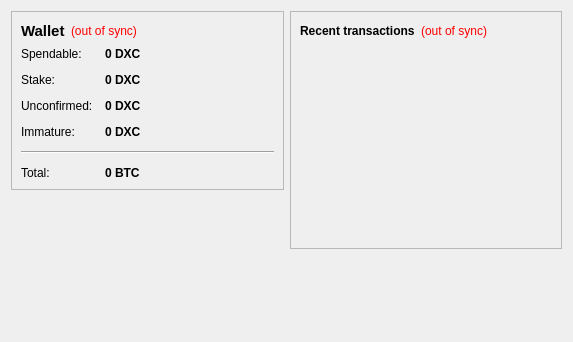
<?xml version="1.0" encoding="UTF-8"?>
<ui version="4.0">
 <class>OverviewPage</class>
 <widget class="QWidget" name="OverviewPage">
  <property name="geometry">
   <rect>
    <x>0</x>
    <y>0</y>
    <width>573</width>
    <height>342</height>
   </rect>
  </property>
  <property name="windowTitle">
   <string>Form</string>
  </property>
  <layout class="QHBoxLayout" name="horizontalLayout" stretch="1,1">
   <item>
    <layout class="QVBoxLayout" name="verticalLayout_2">
     <item>
      <widget class="QFrame" name="frame">
       <property name="frameShape">
        <enum>QFrame::StyledPanel</enum>
       </property>
       <property name="frameShadow">
        <enum>QFrame::Raised</enum>
       </property>
       <layout class="QVBoxLayout" name="verticalLayout_4">
        <item>
         <layout class="QHBoxLayout" name="horizontalLayout_4">
          <item>
           <widget class="QLabel" name="label_5">
            <property name="font">
             <font>
              <pointsize>11</pointsize>
              <weight>75</weight>
              <bold>true</bold>
             </font>
            </property>
            <property name="text">
             <string>Wallet</string>
            </property>
           </widget>
          </item>
          <item>
           <widget class="QLabel" name="labelWalletStatus">
            <property name="toolTip">
             <string>The displayed information may be out of date. Your wallet automatically synchronizes with the DevilCoin network after a connection is established, but this process has not completed yet.</string>
            </property>
            <property name="styleSheet">
             <string notr="true">QLabel { color: red; }</string>
            </property>
            <property name="text">
             <string notr="true">(out of sync)</string>
            </property>
            <property name="alignment">
             <set>Qt::AlignLeading|Qt::AlignLeft|Qt::AlignVCenter</set>
            </property>
           </widget>
          </item>
          <item>
           <spacer name="horizontalSpacer_2">
            <property name="orientation">
             <enum>Qt::Horizontal</enum>
            </property>
            <property name="sizeHint" stdset="0">
             <size>
              <width>40</width>
              <height>20</height>
             </size>
            </property>
           </spacer>
          </item>
         </layout>
        </item>
        <item>
         <layout class="QFormLayout" name="formLayout_2">
          <property name="fieldGrowthPolicy">
           <enum>QFormLayout::AllNonFixedFieldsGrow</enum>
          </property>
          <property name="horizontalSpacing">
           <number>12</number>
          </property>
          <property name="verticalSpacing">
           <number>12</number>
          </property>
          <item row="0" column="0">
           <widget class="QLabel" name="label">
            <property name="text">
             <string>Spendable:</string>
            </property>
           </widget>
          </item>
          <item row="0" column="1">
           <widget class="QLabel" name="labelBalance">
            <property name="font">
             <font>
              <weight>75</weight>
              <bold>true</bold>
             </font>
            </property>
            <property name="cursor">
             <cursorShape>IBeamCursor</cursorShape>
            </property>
            <property name="toolTip">
             <string>Your current spendable balance</string>
            </property>
            <property name="text">
             <string notr="true">0 DXC</string>
            </property>
            <property name="textInteractionFlags">
             <set>Qt::LinksAccessibleByMouse|Qt::TextSelectableByKeyboard|Qt::TextSelectableByMouse</set>
            </property>
           </widget>
          </item>
          <item row="1" column="0">
           <widget class="QLabel" name="label_6">
            <property name="text">
             <string>Stake:</string>
            </property>
           </widget>
          </item>
          <item row="1" column="1">
           <widget class="QLabel" name="labelStake">
            <property name="font">
             <font>
              <weight>75</weight>
              <bold>true</bold>
             </font>
            </property>
            <property name="cursor">
             <cursorShape>IBeamCursor</cursorShape>
            </property>
            <property name="toolTip">
             <string>Total of coins that was staked, and do not yet count toward the current balance</string>
            </property>
            <property name="text">
             <string notr="true">0 DXC</string>
            </property>
            <property name="textInteractionFlags">
             <set>Qt::LinksAccessibleByMouse|Qt::TextSelectableByKeyboard|Qt::TextSelectableByMouse</set>
            </property>
           </widget>
          </item>
          <item row="2" column="0">
           <widget class="QLabel" name="label_3">
            <property name="text">
             <string>Unconfirmed:</string>
            </property>
           </widget>
          </item>
          <item row="2" column="1">
           <widget class="QLabel" name="labelUnconfirmed">
            <property name="font">
             <font>
              <weight>75</weight>
              <bold>true</bold>
             </font>
            </property>
            <property name="cursor">
             <cursorShape>IBeamCursor</cursorShape>
            </property>
            <property name="toolTip">
             <string>Total of transactions that have yet to be confirmed, and do not yet count toward the current balance</string>
            </property>
            <property name="text">
             <string notr="true">0 DXC</string>
            </property>
            <property name="textInteractionFlags">
             <set>Qt::LinksAccessibleByMouse|Qt::TextSelectableByKeyboard|Qt::TextSelectableByMouse</set>
            </property>
           </widget>
          </item>
          <item row="3" column="0">
           <widget class="QLabel" name="labelImmatureText">
            <property name="text">
             <string>Immature:</string>
            </property>
           </widget>
          </item>
          <item row="3" column="1">
           <widget class="QLabel" name="labelImmature">
            <property name="font">
             <font>
              <weight>75</weight>
              <bold>true</bold>
             </font>
            </property>
            <property name="toolTip">
             <string>Mined balance that has not yet matured</string>
            </property>
            <property name="text">
             <string notr="true">0 DXC</string>
            </property>
            <property name="textInteractionFlags">
             <set>Qt::LinksAccessibleByMouse|Qt::TextSelectableByKeyboard|Qt::TextSelectableByMouse</set>
            </property>
           </widget>
          </item>
          <item row="4" column="0" colspan="2">
           <widget class="Line" name="line">
            <property name="orientation">
             <enum>Qt::Horizontal</enum>
            </property>
           </widget>
          </item>
          <item row="5" column="0">
           <widget class="QLabel" name="labelTotalText">
            <property name="text">
             <string>Total:</string>
            </property>
           </widget>
          </item>
          <item row="5" column="1">
           <widget class="QLabel" name="labelTotal">
            <property name="font">
             <font>
              <weight>75</weight>
              <bold>true</bold>
             </font>
            </property>
            <property name="cursor">
             <cursorShape>IBeamCursor</cursorShape>
            </property>
            <property name="toolTip">
             <string>Your current total balance</string>
            </property>
            <property name="text">
             <string notr="true">0 BTC</string>
            </property>
            <property name="textInteractionFlags">
             <set>Qt::LinksAccessibleByMouse|Qt::TextSelectableByKeyboard|Qt::TextSelectableByMouse</set>
            </property>
           </widget>
          </item>
         </layout>
        </item>
       </layout>
      </widget>
     </item>
     <item>
      <spacer name="verticalSpacer">
       <property name="orientation">
        <enum>Qt::Vertical</enum>
       </property>
       <property name="sizeHint" stdset="0">
        <size>
         <width>20</width>
         <height>40</height>
        </size>
       </property>
      </spacer>
     </item>
    </layout>
   </item>
   <item>
    <layout class="QVBoxLayout" name="verticalLayout_3">
     <item>
      <widget class="QFrame" name="frame_2">
       <property name="frameShape">
        <enum>QFrame::StyledPanel</enum>
       </property>
       <property name="frameShadow">
        <enum>QFrame::Raised</enum>
       </property>
       <layout class="QVBoxLayout" name="verticalLayout">
        <item>
         <layout class="QHBoxLayout" name="horizontalLayout_2">
          <item>
           <widget class="QLabel" name="label_4">
            <property name="text">
             <string>&lt;b&gt;Recent transactions&lt;/b&gt;</string>
            </property>
           </widget>
          </item>
          <item>
           <widget class="QLabel" name="labelTransactionsStatus">
            <property name="toolTip">
             <string>The displayed information may be out of date. Your wallet automatically synchronizes with the DevilCoin network after a connection is established, but this process has not completed yet.</string>
            </property>
            <property name="styleSheet">
             <string notr="true">QLabel { color: red; }</string>
            </property>
            <property name="text">
             <string notr="true">(out of sync)</string>
            </property>
            <property name="alignment">
             <set>Qt::AlignRight|Qt::AlignTrailing|Qt::AlignVCenter</set>
            </property>
           </widget>
          </item>
          <item>
           <spacer name="horizontalSpacer">
            <property name="orientation">
             <enum>Qt::Horizontal</enum>
            </property>
            <property name="sizeHint" stdset="0">
             <size>
              <width>40</width>
              <height>20</height>
             </size>
            </property>
           </spacer>
          </item>
         </layout>
        </item>
        <item>
         <widget class="QListView" name="listTransactions">
          <property name="styleSheet">
           <string notr="true">QListView { background: transparent; }</string>
          </property>
          <property name="frameShape">
           <enum>QFrame::NoFrame</enum>
          </property>
          <property name="verticalScrollBarPolicy">
           <enum>Qt::ScrollBarAlwaysOff</enum>
          </property>
          <property name="horizontalScrollBarPolicy">
           <enum>Qt::ScrollBarAlwaysOff</enum>
          </property>
          <property name="selectionMode">
           <enum>QAbstractItemView::NoSelection</enum>
          </property>
         </widget>
        </item>
       </layout>
      </widget>
     </item>
     <item>
      <spacer name="verticalSpacer_2">
       <property name="orientation">
        <enum>Qt::Vertical</enum>
       </property>
       <property name="sizeHint" stdset="0">
        <size>
         <width>20</width>
         <height>40</height>
        </size>
       </property>
      </spacer>
     </item>
    </layout>
   </item>
  </layout>
 </widget>
 <resources/>
 <connections/>
</ui>
